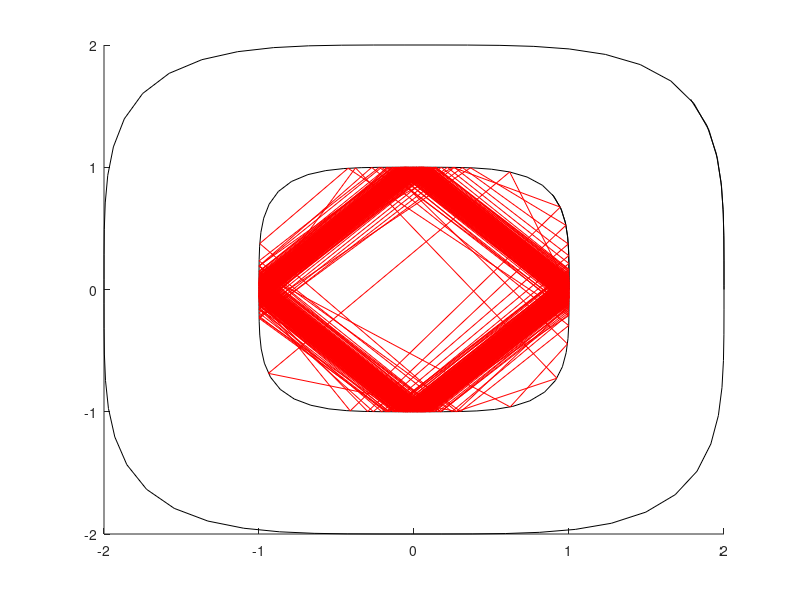
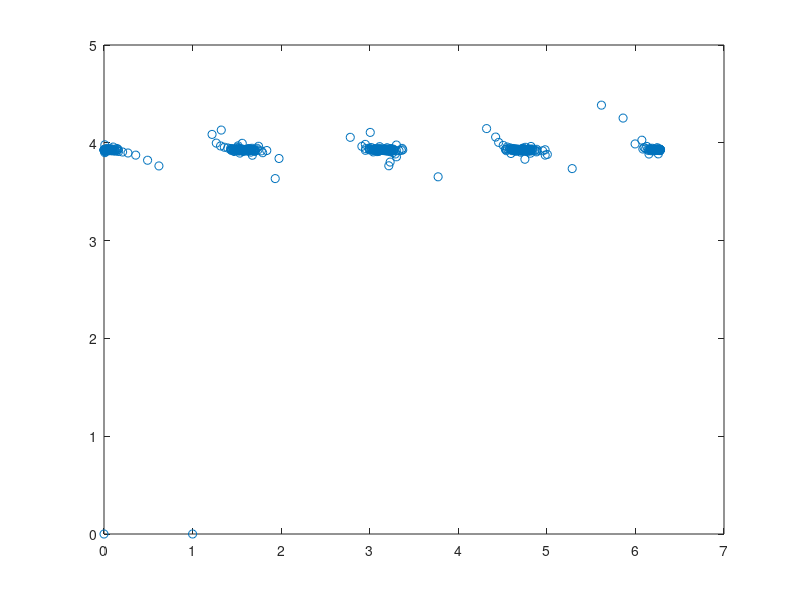
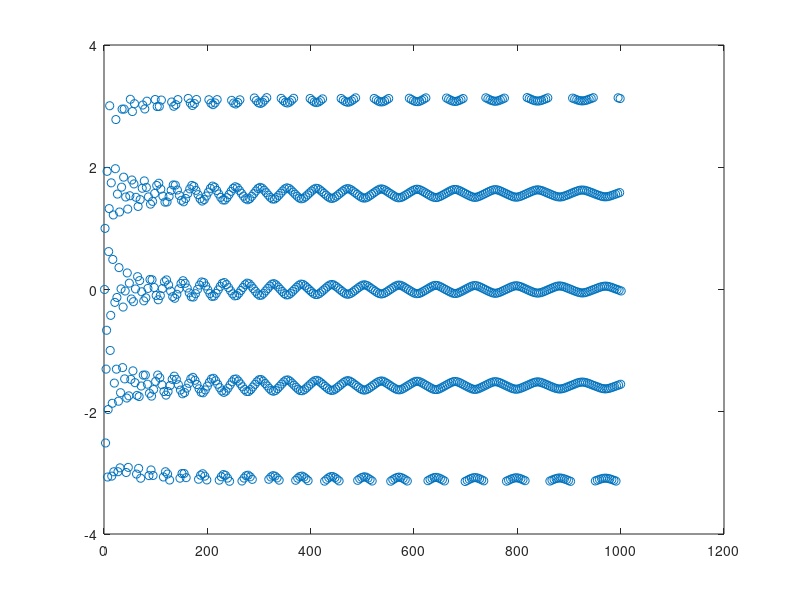

Write the MATLAB code that produced these figures, in order.
function a = KT4
	norm = @(v,p)power(sum(power(abs(v),p), 2), 1/p);
	normal = @(v,p)power(abs(v),p-1).*sign(v);

	normalize = @(v,p)bsxfun(@rdivide, v, norm(v, p));
	dual = @(p)1/(1 - (1/p));
	tocar = @(alpha)[cos(alpha) sin(alpha)];

	wedge = @(u,v)u(:,2).*v(:,1)-u(:,1).*v(:,2);
	inner = @(u,v)u(:,1).*v(:,1)+u(:,2).*v(:,2);
	directed_angle = @(u,v)atan2(wedge(u, v), inner(u,v));

	lambda = 5/6;

	P = 4;
	Q = 1 / (1 - 1/P);

	N = 50;

	a = [0:1000]';
	L = length(a);
	b = zeros(L, 1);

	log = [a zeros(L, N)];
	index_compacter = @(I)I;
	index_compacter(N)

	F = 2;
	V = zeros(L-F, 1);

	offset = zeros(L-F, 1);



	for jj = F+1:L
        v1 = tocar(a(jj-2));
        v2 = tocar(a(jj-1));

		u1 = -normal(normalize(v2 - v1, P), P);


		d1 = normal(v2, P);
		u2 = fsolve(@(X)[directed_angle(X - u1, d1)*1000, norm(X, Q) - 1], -u1*2);

		d2 = normal(u2, Q);
		v3 = fsolve(@(X)[directed_angle(X - v2, -d2)*1000, norm(X, P) - 1], -v2*2);
		
		a(jj) = atan2(v3(:,2), v3(:,1));
		b(jj) = directed_angle(d1, v3 - v2);
	end

	figure;
	hold on;
	U = normalize(tocar((0:0.1:7)'), P);
	plot(U(:, 1), U(:, 2), 'k');
	U = normalize(tocar((0:0.1:7)'), P)*2;
	plot(U(:, 1), U(:, 2), 'k');

	U2 = normalize(tocar(a), P);
	plot(U2(:, 1), U2(:, 2), 'Color', [1, 0, 0]);
	hold off;

	figure;
	plot(mod(a, 2*pi), mod(b, 2*pi), 'o');

	figure;
	plot(a, 'o');